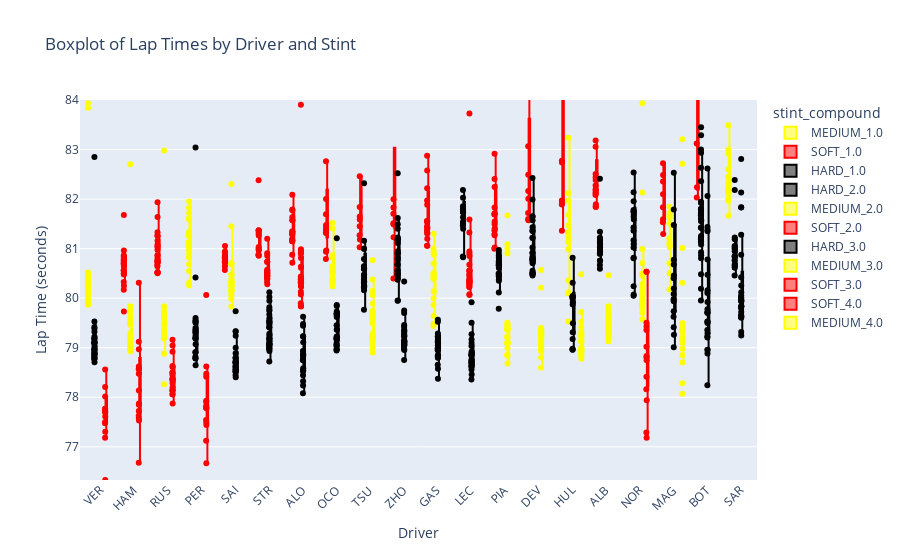

The cell this chart's notebook holds for it:
### Code cell
import plotly.express as px

# Création du boxplot avec plotly
fig = px.box(
    df,
    x="Driver",
    y="LapTime_seconds",
    color="stint_compound",
    category_orders={"Driver": avg_times.index.tolist()},  # pour ordonner les pilotes
    color_discrete_map=colors,  # utilisez votre dictionnaire de couleurs
    title='Boxplot of Lap Times by Driver and Stint',
    labels={"LapTime_seconds": "Lap Time (seconds)", "Driver": "Driver"},
    points='all',    
    )
# Rotation des labels de l'axe x
fig.update_layout(xaxis_tickangle=-45,yaxis_range=[df['LapTime_seconds'].min(), 84])

#yaxis_range=[df['LapTime_seconds'].min(), 105]
# Affichage du graphique
fig.show()

### Figure 1 — Plotly figure (JSON) as saved in the notebook; plotly's stock layout.template omitted (floating-point values rounded to 4 significant figures; data arrays with more than 128 entries replaced by an {"elided": "..."} marker saying what was removed)
{"data": [{"alignmentgroup": "True", "boxpoints": "all", "hovertemplate": "stint_compound=MEDIUM_1.0<br>Driver=%{x}<br>Lap Time (seconds)=%{y}<extra></extra>", "legendgroup": "MEDIUM_1.0", "marker": {"color": "yellow"}, "name": "MEDIUM_1.0", "notched": false, "offsetgroup": "MEDIUM_1.0", "orientation": "v", "showlegend": true, "type": "box", "x": ["VER", "SAR", "SAR", "SAR", "SAR", "PER", "PER", "PER", "PER", "PER", "PER", "SAR", "PER", "PER", "PER", "PER", "PER", "PER", "PER", "PER", "PER", "PER", "PER", "PER", "SAR", "SAR", "SAR", "SAR", "SAR", "SAR", "SAR", "PER", "PER", "PER", "VER", "VER", "VER", "VER", "VER", "VER", "VER", "VER", "VER", "VER", "VER", "VER", "PER", "PER", "SAR", "SAR", "VER", "VER", "VER", "VER", "SAR", "VER", "VER", "VER", "VER", "VER", "VER", "VER", "VER", "SAR", "VER", "PER", "PER", "PER", "PER", "SAR"], "x0": " ", "xaxis": "x", "y": [83.94, 82.32, 82.59, 82.45, 82.16, 85.18, 81.24, 81.06, 80.83, 80.69, 80.31, 82.16, 80.26, 81.13, 80.82, 81.11, 81.03, 81.33, 81.33, 81.59, 81.6, 81.62, 81.27, 80.55, 82.23, 82.01, 81.67, 94.3, 82.43, 82.12, 83.49, 81.01, 81.1, 80.91, 79.95, 79.87, 80.09, 79.99, 80.07, 80.26, 80.34, 80.19, 80.28, 80.1, 79.97, 83.84, 90.36, 81.25, 81.97, 82.19, 80.38, 80.18, 80.44, 80.52, 82.91, 80.33, 79.89, 80.48, 80.4, 80.28, 80.35, 80.5, 80.4, 86.86, 80.28, 81.95, 81.72, 80.94, 81.82, 83.0], "y0": " ", "yaxis": "y"}, {"alignmentgroup": "True", "boxpoints": "all", "hovertemplate": "stint_compound=SOFT_1.0<br>Driver=%{x}<br>Lap Time (seconds)=%{y}<extra></extra>", "legendgroup": "SOFT_1.0", "marker": {"color": "red"}, "name": "SOFT_1.0", "notched": false, "offsetgroup": "SOFT_1.0", "orientation": "v", "showlegend": true, "type": "box", "x": {"elided": "214 str values"}, "x0": " ", "xaxis": "x", "y": {"elided": "214 float values"}, "y0": " ", "yaxis": "y"}, {"alignmentgroup": "True", "boxpoints": "all", "hovertemplate": "stint_compound=HARD_1.0<br>Driver=%{x}<br>Lap Time (seconds)=%{y}<extra></extra>", "legendgroup": "HARD_1.0", "marker": {"color": "black"}, "name": "HARD_1.0", "notched": false, "offsetgroup": "HARD_1.0", "orientation": "v", "showlegend": true, "type": "box", "x": ["LEC", "LEC", "LEC", "LEC", "LEC", "LEC", "LEC", "LEC", "LEC", "LEC", "LEC", "LEC", "LEC", "LEC", "LEC", "LEC"], "x0": " ", "xaxis": "x", "y": [86.28, 81.55, 81.73, 81.8, 81.5, 80.84, 81.83, 81.74, 82.18, 81.4, 80.83, 81.63, 81.85, 81.47, 82.03, 95.79], "y0": " ", "yaxis": "y"}, {"alignmentgroup": "True", "boxpoints": "all", "hovertemplate": "stint_compound=HARD_2.0<br>Driver=%{x}<br>Lap Time (seconds)=%{y}<extra></extra>", "legendgroup": "HARD_2.0", "marker": {"color": "black"}, "name": "HARD_2.0", "notched": false, "offsetgroup": "HARD_2.0", "orientation": "v", "showlegend": true, "type": "box", "x": {"elided": "246 str values"}, "x0": " ", "xaxis": "x", "y": {"elided": "246 float values"}, "y0": " ", "yaxis": "y"}, {"alignmentgroup": "True", "boxpoints": "all", "hovertemplate": "stint_compound=MEDIUM_2.0<br>Driver=%{x}<br>Lap Time (seconds)=%{y}<extra></extra>", "legendgroup": "MEDIUM_2.0", "marker": {"color": "yellow"}, "name": "MEDIUM_2.0", "notched": false, "offsetgroup": "MEDIUM_2.0", "orientation": "v", "showlegend": true, "type": "box", "x": {"elided": "146 str values"}, "x0": " ", "xaxis": "x", "y": {"elided": "146 float values"}, "y0": " ", "yaxis": "y"}, {"alignmentgroup": "True", "boxpoints": "all", "hovertemplate": "stint_compound=SOFT_2.0<br>Driver=%{x}<br>Lap Time (seconds)=%{y}<extra></extra>", "legendgroup": "SOFT_2.0", "marker": {"color": "red"}, "name": "SOFT_2.0", "notched": false, "offsetgroup": "SOFT_2.0", "orientation": "v", "showlegend": true, "type": "box", "x": ["LEC", "LEC", "LEC", "LEC", "LEC", "LEC", "LEC", "LEC", "LEC", "LEC", "LEC", "LEC", "LEC", "LEC", "LEC", "LEC", "LEC", "LEC", "LEC", "LEC", "LEC", "LEC", "LEC", "LEC", "LEC", "STR", "STR", "STR", "STR", "STR", "STR", "STR", "STR", "STR", "STR", "STR", "STR", "STR", "STR", "STR", "STR", "STR", "STR", "STR", "STR", "ALO", "ALO", "ALO", "ALO", "ALO", "ALO", "ALO", "ALO", "ALO", "ALO", "ALO", "ALO", "ALO", "ALO", "ALO", "ALO", "ALO", "ALO", "ALO", "ALO", "ALO", "ALO", "ALO", "ALO", "ALO"], "x0": " ", "xaxis": "x", "y": [83.73, 80.22, 80.56, 80.46, 80.68, 80.55, 80.36, 80.37, 80.25, 80.32, 80.3, 80.33, 80.35, 80.5, 80.27, 80.08, 80.41, 81.59, 80.9, 80.85, 81.33, 80.07, 80.55, 80.94, 99.86, 85.2, 80.86, 80.51, 80.56, 80.74, 80.58, 81.2, 80.45, 80.53, 80.73, 80.44, 80.51, 80.46, 80.5, 80.33, 80.39, 80.28, 80.91, 99.74, 80.4, 83.9, 80.13, 79.9, 79.84, 79.83, 80.07, 79.85, 80.32, 80.61, 80.89, 80.92, 80.24, 80.4, 80.44, 80.38, 80.25, 80.32, 80.37, 80.81, 80.99, 80.95, 80.38, 99.02, 80.32, 80.63], "y0": " ", "yaxis": "y"}, {"alignmentgroup": "True", "boxpoints": "all", "hovertemplate": "stint_compound=HARD_3.0<br>Driver=%{x}<br>Lap Time (seconds)=%{y}<extra></extra>", "legendgroup": "HARD_3.0", "marker": {"color": "black"}, "name": "HARD_3.0", "notched": false, "offsetgroup": "HARD_3.0", "orientation": "v", "showlegend": true, "type": "box", "x": {"elided": "282 str values"}, "x0": " ", "xaxis": "x", "y": {"elided": "282 float values"}, "y0": " ", "yaxis": "y"}, {"alignmentgroup": "True", "boxpoints": "all", "hovertemplate": "stint_compound=MEDIUM_3.0<br>Driver=%{x}<br>Lap Time (seconds)=%{y}<extra></extra>", "legendgroup": "MEDIUM_3.0", "marker": {"color": "yellow"}, "name": "MEDIUM_3.0", "notched": false, "offsetgroup": "MEDIUM_3.0", "orientation": "v", "showlegend": true, "type": "box", "x": {"elided": "141 str values"}, "x0": " ", "xaxis": "x", "y": {"elided": "141 float values"}, "y0": " ", "yaxis": "y"}, {"alignmentgroup": "True", "boxpoints": "all", "hovertemplate": "stint_compound=SOFT_3.0<br>Driver=%{x}<br>Lap Time (seconds)=%{y}<extra></extra>", "legendgroup": "SOFT_3.0", "marker": {"color": "red"}, "name": "SOFT_3.0", "notched": false, "offsetgroup": "SOFT_3.0", "orientation": "v", "showlegend": true, "type": "box", "x": ["HAM", "HAM", "HAM", "HAM", "HAM", "HAM", "HAM", "RUS", "HAM", "RUS", "RUS", "RUS", "RUS", "RUS", "RUS", "RUS", "RUS", "RUS", "RUS", "HAM", "HAM", "HAM", "VER", "VER", "VER", "VER", "VER", "VER", "VER", "VER", "VER", "VER", "VER", "VER", "VER", "VER", "HAM", "HAM", "HAM", "HAM", "HAM", "RUS", "RUS", "RUS", "PER", "PER", "PER", "RUS", "RUS", "RUS", "RUS", "RUS", "RUS", "PER", "PER", "PER", "PER", "PER", "PER", "PER", "PER", "PER", "PER", "PER", "PER", "PER", "RUS"], "x0": " ", "xaxis": "x", "y": [78.47, 77.63, 76.68, 78.97, 78.58, 80.31, 79.12, 97.18, 78.14, 78.06, 78.38, 78.49, 78.61, 78.33, 78.5, 78.36, 78.13, 78.45, 77.88, 77.85, 77.72, 77.87, 97.23, 77.47, 77.77, 77.18, 77.31, 77.5, 77.76, 78.2, 76.33, 78.01, 77.7, 78.56, 77.61, 77.71, 98.69, 78.62, 78.56, 77.53, 77.58, 78.29, 78.36, 78.07, 80.06, 78.48, 77.91, 78.2, 78.15, 78.63, 78.92, 79.16, 79.05, 95.6, 76.67, 77.12, 77.54, 77.78, 77.48, 77.44, 77.93, 78.62, 78.42, 77.79, 77.79, 77.83, 78.13], "y0": " ", "yaxis": "y"}, {"alignmentgroup": "True", "boxpoints": "all", "hovertemplate": "stint_compound=SOFT_4.0<br>Driver=%{x}<br>Lap Time (seconds)=%{y}<extra></extra>", "legendgroup": "SOFT_4.0", "marker": {"color": "red"}, "name": "SOFT_4.0", "notched": false, "offsetgroup": "SOFT_4.0", "orientation": "v", "showlegend": true, "type": "box", "x": ["NOR", "NOR", "NOR", "NOR", "NOR", "NOR", "NOR", "NOR", "NOR", "NOR", "NOR", "NOR", "NOR", "NOR", "NOR"], "x0": " ", "xaxis": "x", "y": [78.83, 79.02, 79.36, 78.75, 77.18, 80.53, 80.53, 78.41, 78.16, 77.94, 98.02, 78.81, 79.5, 77.29, 79.43], "y0": " ", "yaxis": "y"}, {"alignmentgroup": "True", "boxpoints": "all", "hovertemplate": "stint_compound=MEDIUM_4.0<br>Driver=%{x}<br>Lap Time (seconds)=%{y}<extra></extra>", "legendgroup": "MEDIUM_4.0", "marker": {"color": "yellow"}, "name": "MEDIUM_4.0", "notched": false, "offsetgroup": "MEDIUM_4.0", "orientation": "v", "showlegend": true, "type": "box", "x": ["HUL", "HUL", "MAG", "MAG", "MAG", "MAG", "MAG", "MAG", "MAG", "MAG", "MAG", "MAG", "MAG", "MAG", "MAG", "MAG", "MAG", "MAG", "MAG", "MAG", "MAG", "MAG", "HUL", "MAG", "MAG", "HUL", "HUL", "HUL", "HUL", "HUL", "HUL", "HUL", "HUL", "HUL", "HUL", "HUL", "HUL", "HUL", "HUL", "HUL", "HUL", "HUL", "HUL", "HUL", "MAG"], "x0": " ", "xaxis": "x", "y": [78.96, 78.91, 79.17, 78.7, 79.11, 78.98, 79.1, 79.34, 79.4, 79.31, 79.19, 79.39, 79.2, 79.4, 81.02, 80.31, 79.49, 79.41, 79.5, 82.71, 83.21, 78.85, 100.8, 78.28, 98.27, 78.84, 79.12, 78.95, 79.27, 78.86, 78.86, 78.78, 78.95, 80.48, 79.72, 79.13, 79.15, 78.98, 79.0, 78.95, 79.23, 79.52, 79.32, 79.42, 78.07], "y0": " ", "yaxis": "y"}], "layout": {"boxmode": "group", "legend": {"title": {"text": "stint_compound"}, "tracegroupgap": 0}, "title": {"text": "Boxplot of Lap Times by Driver and Stint"}, "xaxis": {"anchor": "y", "categoryarray": ["VER", "HAM", "RUS", "PER", "SAI", "STR", "ALO", "OCO", "TSU", "ZHO", "GAS", "LEC", "PIA", "DEV", "HUL", "ALB", "NOR", "MAG", "BOT", "SAR"], "categoryorder": "array", "domain": [0, 1], "tickangle": -45, "title": {"text": "Driver"}}, "yaxis": {"anchor": "x", "domain": [0, 1], "range": [76.33, 84], "title": {"text": "Lap Time (seconds)"}}}}
